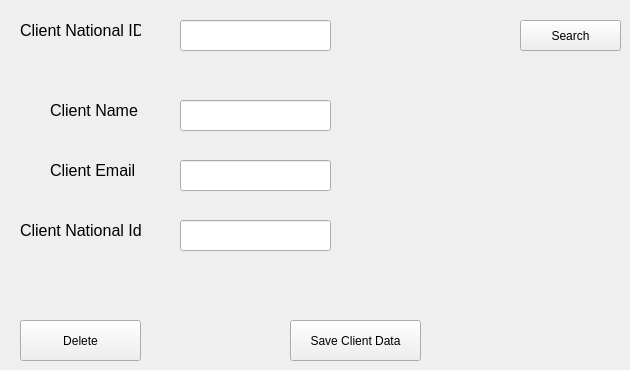
      <widget class="QWidget" name="tab_14">
       <attribute name="title">
        <string>Edit or Delete a Client</string>
       </attribute>
       <widget class="QPushButton" name="pushButton_22">
        <property name="geometry">
         <rect>
          <x>290</x>
          <y>320</y>
          <width>131</width>
          <height>41</height>
         </rect>
        </property>
        <property name="text">
         <string>Save Client Data</string>
        </property>
       </widget>
       <widget class="QLineEdit" name="lineEdit_28">
        <property name="geometry">
         <rect>
          <x>180</x>
          <y>20</y>
          <width>151</width>
          <height>31</height>
         </rect>
        </property>
       </widget>
       <widget class="QLabel" name="label_42">
        <property name="geometry">
         <rect>
          <x>20</x>
          <y>20</y>
          <width>121</width>
          <height>21</height>
         </rect>
        </property>
        <property name="font">
         <font>
          <pointsize>12</pointsize>
         </font>
        </property>
        <property name="text">
         <string>Client National ID</string>
        </property>
       </widget>
       <widget class="QPushButton" name="pushButton_23">
        <property name="geometry">
         <rect>
          <x>520</x>
          <y>20</y>
          <width>101</width>
          <height>31</height>
         </rect>
        </property>
        <property name="text">
         <string>Search</string>
        </property>
       </widget>
       <widget class="QPushButton" name="pushButton_24">
        <property name="geometry">
         <rect>
          <x>20</x>
          <y>320</y>
          <width>121</width>
          <height>41</height>
         </rect>
        </property>
        <property name="text">
         <string>Delete</string>
        </property>
       </widget>
       <widget class="QLineEdit" name="lineEdit_25">
        <property name="geometry">
         <rect>
          <x>180</x>
          <y>160</y>
          <width>151</width>
          <height>31</height>
         </rect>
        </property>
       </widget>
       <widget class="QLabel" name="label_36">
        <property name="geometry">
         <rect>
          <x>50</x>
          <y>100</y>
          <width>91</width>
          <height>21</height>
         </rect>
        </property>
        <property name="font">
         <font>
          <pointsize>12</pointsize>
         </font>
        </property>
        <property name="text">
         <string>Client Name</string>
        </property>
       </widget>
       <widget class="QLineEdit" name="lineEdit_26">
        <property name="geometry">
         <rect>
          <x>180</x>
          <y>100</y>
          <width>151</width>
          <height>31</height>
         </rect>
        </property>
       </widget>
       <widget class="QLabel" name="label_37">
        <property name="geometry">
         <rect>
          <x>50</x>
          <y>160</y>
          <width>91</width>
          <height>21</height>
         </rect>
        </property>
        <property name="font">
         <font>
          <pointsize>12</pointsize>
         </font>
        </property>
        <property name="text">
         <string>Client Email</string>
        </property>
       </widget>
       <widget class="QLineEdit" name="lineEdit_34">
        <property name="geometry">
         <rect>
          <x>180</x>
          <y>220</y>
          <width>151</width>
          <height>31</height>
         </rect>
        </property>
       </widget>
       <widget class="QLabel" name="label_38">
        <property name="geometry">
         <rect>
          <x>20</x>
          <y>220</y>
          <width>131</width>
          <height>21</height>
         </rect>
        </property>
        <property name="font">
         <font>
          <pointsize>12</pointsize>
         </font>
        </property>
        <property name="text">
         <string>Client National Id</string>
        </property>
       </widget>
      </widget>
